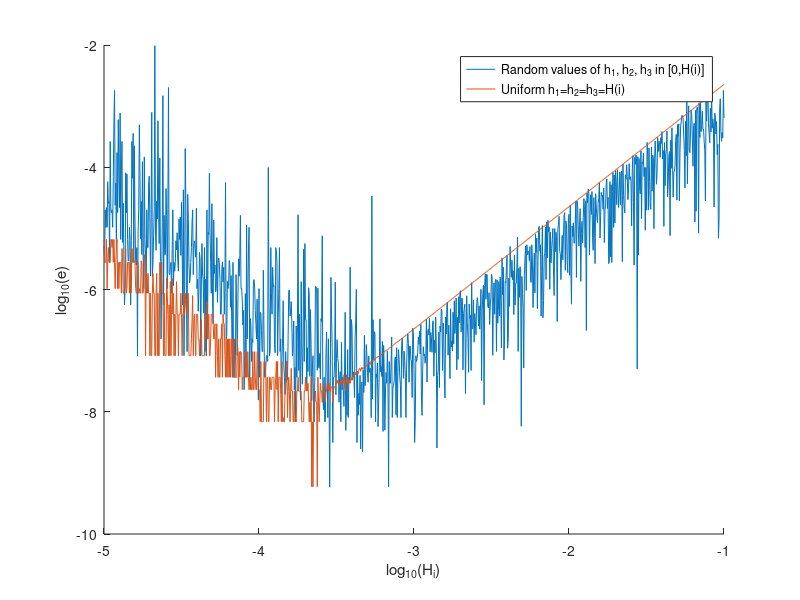

This figure's MATLAB source:
N = 1001;
H = 10.^linspace(-5,-1,N);
errV = zeros(1,N);
err_uniformV = zeros(1,N);

w = zeros(1,4);
x0 = 1;
for i = 1:N
    h1 = H(i)*rand(1);
    h2 = H(i)*rand(1);
    h3 = H(i)*rand(1);
    
    w(1) = (2*(2*h2 + h3))/(h1*(h1 + h2)*(h1 + h2 + h3));
    w(2) =  -(2*(2*h2 - h1 + h3))/(h1*h2*(h2 + h3));
    w(3) = (2*(h2 - h1 + h3))/(h3*(h2^2 + h1*h2));
    w(4) =(2*(h1 - h2))/(h2^2*h3 + 2*h2*h3^2 + h1*h2*h3 + h3^3 + h1*h3^2);
    
    points = [x0-h1, x0, x0+h2, x0+(h2+h3)]';
    uVector = exp(points);
    d2u_fd = w*uVector;
    d2u_anal = exp(1);
    
    errV(i) = abs(d2u_fd-d2u_anal);
end
for i = 1:N
    h1 = H(i);
    h2=h1;h3=h1;
    
    w(1) = (2*(2*h2 + h3))/(h1*(h1 + h2)*(h1 + h2 + h3));
    w(2) =  -(2*(2*h2 - h1 + h3))/(h1*h2*(h2 + h3));
    w(3) = (2*(h2 - h1 + h3))/(h3*(h2^2 + h1*h2));
    w(4) =(2*(h1 - h2))/(h2^2*h3 + 2*h2*h3^2 + h1*h2*h3 + h3^3 + h1*h3^2);
    
    points = [x0-h1, x0, x0+h2, x0+(h2+h3)]';
    uVector = exp(points);
    d2u_fd = w*uVector;
    d2u_anal = exp(1);
    
    err_uniformV(i) = abs(d2u_fd-d2u_anal);
end

lh = log10(H);
le = log10(errV);
leu = log10(err_uniformV);

figure;
hold on;
plot(lh,le);
plot(lh,leu);
legend('Random values of h_1, h_2, h_3 in [0,H(i)]', 'Uniform h_1=h_2=h_3=H(i)');
xlabel('log_{10}(H_i)');
ylabel('log_{10}(e)');

n = 500;
A = [ones(n,1), log10(H(1:n)')];
b = log10(errV(1:n)');
xx = A\b;
p = xx(2)